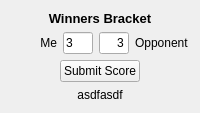
             <widget class="QWidget" name="page_5">
              <layout class="QVBoxLayout" name="verticalLayout_14">
               <item>
                <widget class="QLabel" name="uiTmLblRound2">
                 <property name="font">
                  <font>
                   <pointsize>10</pointsize>
                   <weight>75</weight>
                   <bold>true</bold>
                  </font>
                 </property>
                 <property name="text">
                  <string>Winners Bracket</string>
                 </property>
                 <property name="alignment">
                  <set>Qt::AlignCenter</set>
                 </property>
                </widget>
               </item>
               <item>
                <layout class="QHBoxLayout" name="horizontalLayout_16">
                 <item>
                  <layout class="QHBoxLayout" name="horizontalLayout_14">
                   <item>
                    <widget class="QLabel" name="label_2">
                     <property name="font">
                      <font>
                       <pointsize>9</pointsize>
                      </font>
                     </property>
                     <property name="text">
                      <string>Me</string>
                     </property>
                     <property name="alignment">
                      <set>Qt::AlignRight|Qt::AlignTrailing|Qt::AlignVCenter</set>
                     </property>
                    </widget>
                   </item>
                   <item>
                    <widget class="QLineEdit" name="uiTmReportMe">
                     <property name="maximumSize">
                      <size>
                       <width>30</width>
                       <height>16777215</height>
                      </size>
                     </property>
                     <property name="font">
                      <font>
                       <pointsize>9</pointsize>
                      </font>
                     </property>
                     <property name="text">
                      <string>3</string>
                     </property>
                    </widget>
                   </item>
                  </layout>
                 </item>
                 <item>
                  <layout class="QHBoxLayout" name="horizontalLayout_15">
                   <item>
                    <widget class="QLineEdit" name="uiTmReportOpp">
                     <property name="maximumSize">
                      <size>
                       <width>30</width>
                       <height>16777215</height>
                      </size>
                     </property>
                     <property name="font">
                      <font>
                       <pointsize>9</pointsize>
                      </font>
                     </property>
                     <property name="text">
                      <string>3</string>
                     </property>
                     <property name="alignment">
                      <set>Qt::AlignRight|Qt::AlignTrailing|Qt::AlignVCenter</set>
                     </property>
                    </widget>
                   </item>
                   <item>
                    <widget class="QLabel" name="label_8">
                     <property name="font">
                      <font>
                       <pointsize>9</pointsize>
                      </font>
                     </property>
                     <property name="text">
                      <string>Opponent</string>
                     </property>
                     <property name="alignment">
                      <set>Qt::AlignLeading|Qt::AlignLeft|Qt::AlignVCenter</set>
                     </property>
                    </widget>
                   </item>
                  </layout>
                 </item>
                </layout>
               </item>
               <item>
                <layout class="QHBoxLayout" name="horizontalLayout_17">
                 <item>
                  <spacer name="horizontalSpacer_9">
                   <property name="orientation">
                    <enum>Qt::Horizontal</enum>
                   </property>
                   <property name="sizeHint" stdset="0">
                    <size>
                     <width>40</width>
                     <height>20</height>
                    </size>
                   </property>
                  </spacer>
                 </item>
                 <item>
                  <widget class="QPushButton" name="uiTmBtnSubmit">
                   <property name="text">
                    <string>Submit Score</string>
                   </property>
                  </widget>
                 </item>
                 <item>
                  <spacer name="horizontalSpacer_10">
                   <property name="orientation">
                    <enum>Qt::Horizontal</enum>
                   </property>
                   <property name="sizeHint" stdset="0">
                    <size>
                     <width>40</width>
                     <height>20</height>
                    </size>
                   </property>
                  </spacer>
                 </item>
                </layout>
               </item>
               <item>
                <widget class="QLabel" name="uiTmLblReportStatus">
                 <property name="text">
                  <string>asdfasdf</string>
                 </property>
                 <property name="alignment">
                  <set>Qt::AlignCenter</set>
                 </property>
                </widget>
               </item>
              </layout>
             </widget>
